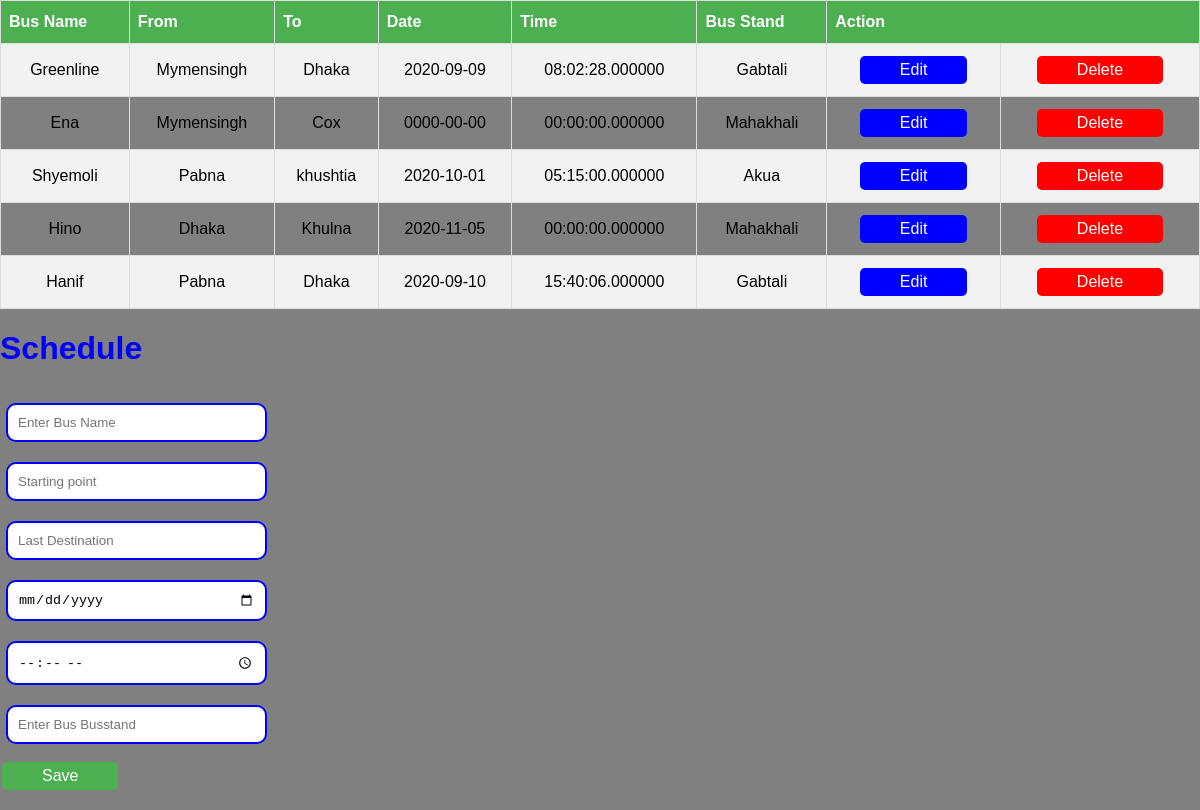
Page /schedule.php on the committed database.
### tables this page shows
CREATE TABLE `schedule` (
  `id` int(10) NOT NULL,
  `busname` varchar(30) NOT NULL,
  `bus_from` varchar(200) NOT NULL,
  `bus_to` varchar(200) NOT NULL,
  `busdate` date NOT NULL,
  `bustime` time(6) NOT NULL,
  `busstand` varchar(15) NOT NULL
);

### showschedule.php (the view, shortened to what this page needs)
<?php
	$con=mysqli_connect('localhost','root','','test');
	function showdata()
	{
		global $con;
		$query = "select * from schedule";
		$run = mysqli_query($con,$query);
		if($run == TRUE)
		{
			?>
			<table border="1" width="80%" id="customers" >
				<tr>
					<th>Bus Name</th>
					<th>From</th>
					<th>To</th>
					<th>Date</th>
					<th>Time</th>
					<th>Bus Stand</th>
					<th colspan="2">Action</th>
				</tr>
			<?php
			while ($data = mysqli_fetch_assoc($run))
			{
				?>
					<tr align="center">
					<td><?php echo $data['busname']; ?></td>
					<td><?php echo $data['bus_from']; ?></td>
					<td><?php echo $data['bus_to']; ?></td>
					<td><?php echo $data['busdate']; ?></td>
					<td><?php echo $data['bustime']; ?></td>
					<td><?php echo $data['busstand']; ?></td>
					<td><a class="button1" href="edit_schedule.php?edit=<?php echo $data['id']; ?>">Edit</a></td>
					<td><a class="button2" href="shserver.php?del=<?php echo $data['id']; ?>">Delete</a></td>
				</tr>
				<?php
			}
			?>
			</table>
			<?php
		}
		else
		{
			echo "Error!!!";
		}
	}
?>

### schedule.php (style rules this page uses)
body { background-color: gray; margin: 0; font-family: Arial, Helvetica, sans-serif; }
.button1 { background-color: blue; border: none; color: white; padding: 5px 40px; text-align: center; text-decoration: none; display: inline-block; font-size: 16px; margin: 4px 2px; cursor: pointer; border-radius: 5px; }
.button2 { background-color: red; border: none; color: white; padding: 5px 40px; text-align: center; text-decoration: none; display: inline-block; font-size: 16px; margin: 4px 2px; cursor: pointer; border-radius: 5px; }
#customers { font-family: "Trebuchet MS", Arial, Helvetica, sans-serif; border-collapse: collapse; width: 100%; }
#customers td, #customers th { border: 1px solid #ddd; padding: 8px; }
#customers tr:nth-child(even) { background-color: #f2f2f2; }
#customers th { padding-top: 12px; padding-bottom: 12px; text-align: left; background-color: #4CAF50; color: white; }

### rows in the picture
schedule: busname "Greenline", bus_from "Mymensingh", bus_to "Dhaka", busdate "2020-09-09", bustime "08:02:28.000000", busstand "Gabtali"
schedule: busname "Ena", bus_from "Mymensingh", bus_to "Cox", busdate "0000-00-00", bustime "00:00:00.000000", busstand "Mahakhali"
schedule: busname "Shyemoli", bus_from "Pabna", bus_to "khushtia", busdate "2020-10-01", bustime "05:15:00.000000", busstand "Akua"
schedule: busname "Hino", bus_from "Dhaka", bus_to "Khulna", busdate "2020-11-05", bustime "00:00:00.000000", busstand "Mahakhali"
schedule: busname "Hanif", bus_from "Pabna", bus_to "Dhaka", busdate "2020-09-10", bustime "15:40:06.000000", busstand "Gabtali"
